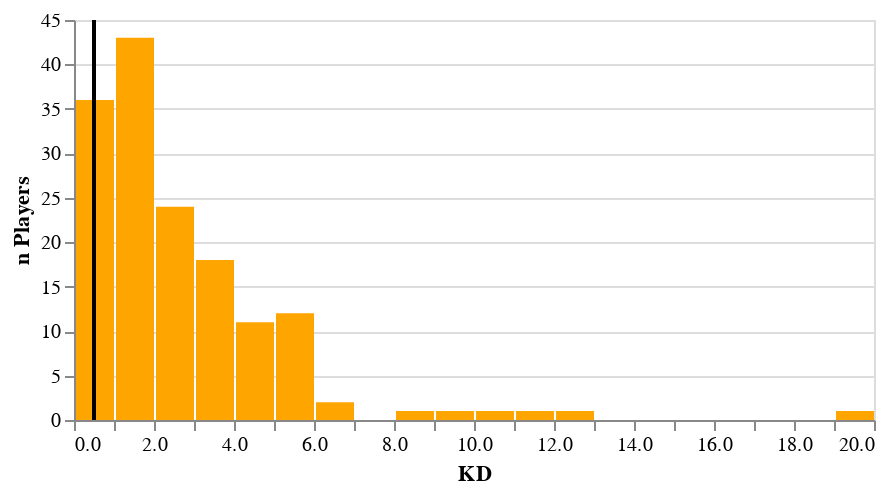

Notebook code for this chart:
### Code cell
base = alt.Chart(df)

hist2 = base.mark_bar().encode(
    x=alt.X('Kills:Q', bin=alt.BinParams(step=1)),
    y=alt.Y('count()', axis=alt.Axis(tickCount=10, format='', title='n Players')),
    tooltip=['Kills', 'count()'],
    color=alt.value("orange")
            
).properties(width=400, height=200)

red_median_line = base.mark_rule(color='black').encode(
    x=alt.X('median(KD):Q', title='KD'),
    size=alt.value(2)
)

hist2 + red_median_line

### Figure 1 — Vega-Lite specification as saved in the notebook (floating-point values rounded to 4 significant figures; data arrays with more than 128 entries replaced by an {"elided": "..."} marker saying what was removed)
{"config": {"view": {"continuousWidth": 400, "continuousHeight": 300}}, "layer": [{"mark": "bar", "encoding": {"color": {"value": "orange"}, "tooltip": [{"type": "quantitative", "field": "Kills"}, {"type": "quantitative", "aggregate": "count"}], "x": {"type": "quantitative", "bin": {"step": 1}, "field": "Kills"}, "y": {"type": "quantitative", "aggregate": "count", "axis": {"format": "", "tickCount": 10, "title": "n Players"}}}, "height": 200, "width": 400}, {"mark": {"type": "rule", "color": "black"}, "encoding": {"size": {"value": 2}, "x": {"type": "quantitative", "aggregate": "median", "field": "KD", "title": "KD"}}}], "data": {"name": "data-104f188f0b02e71f91b3bf5f71598202"}, "$schema": "https://vega.github.io/schema/vega-lite/v4.8.1.json", "datasets": {"data-104f188f0b02e71f91b3bf5f71598202": {"elided": "152 records"}}}
